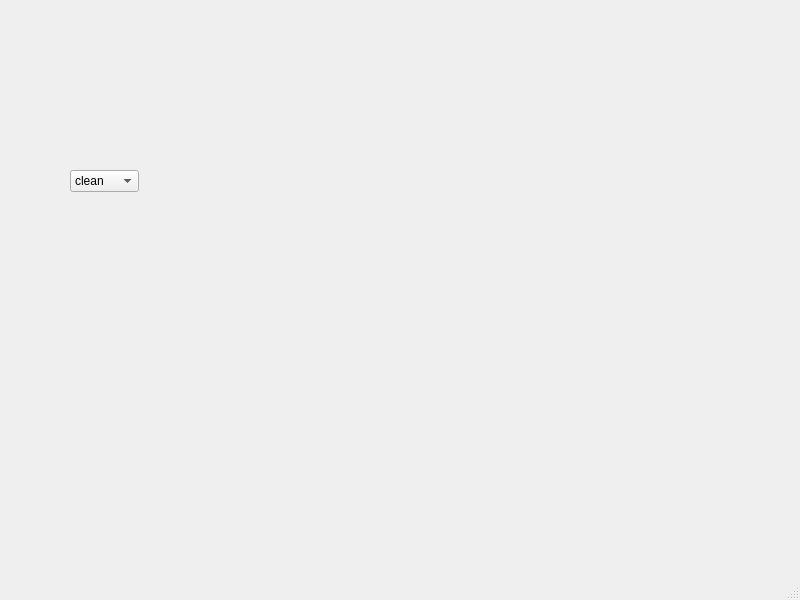
<?xml version="1.0" encoding="UTF-8"?>
<ui version="4.0">
 <class>MainWindow</class>
 <widget class="QMainWindow" name="MainWindow">
  <property name="geometry">
   <rect>
    <x>0</x>
    <y>0</y>
    <width>800</width>
    <height>600</height>
   </rect>
  </property>
  <property name="windowTitle">
   <string>MainWindow</string>
  </property>
  <widget class="QWidget" name="centralwidget">
   <widget class="QComboBox" name="comboBox">
    <property name="geometry">
     <rect>
      <x>70</x>
      <y>170</y>
      <width>69</width>
      <height>22</height>
     </rect>
    </property>
    <item>
     <property name="text">
      <string>clean</string>
     </property>
    </item>
    <item>
     <property name="text">
      <string>rectangle</string>
     </property>
    </item>
    <item>
     <property name="text">
      <string>circle</string>
     </property>
    </item>
   </widget>
  </widget>
  <widget class="QMenuBar" name="menubar">
   <property name="geometry">
    <rect>
     <x>0</x>
     <y>0</y>
     <width>800</width>
     <height>22</height>
    </rect>
   </property>
  </widget>
  <widget class="QStatusBar" name="statusbar"/>
 </widget>
 <resources/>
 <connections>
  <connection>
   <sender>comboBox</sender>
   <signal>activated(int)</signal>
   <receiver>MainWindow</receiver>
   <slot>SelectedDraw(int)</slot>
   <hints>
    <hint type="sourcelabel">
     <x>104</x>
     <y>202</y>
    </hint>
    <hint type="destinationlabel">
     <x>399</x>
     <y>299</y>
    </hint>
   </hints>
  </connection>
 </connections>
 <slots>
  <slot>SelectedDraw(int)</slot>
 </slots>
</ui>
